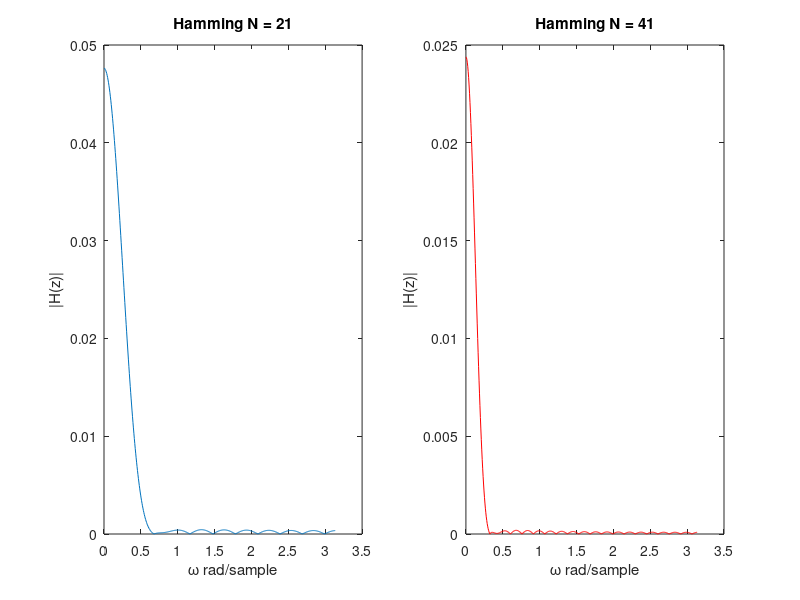
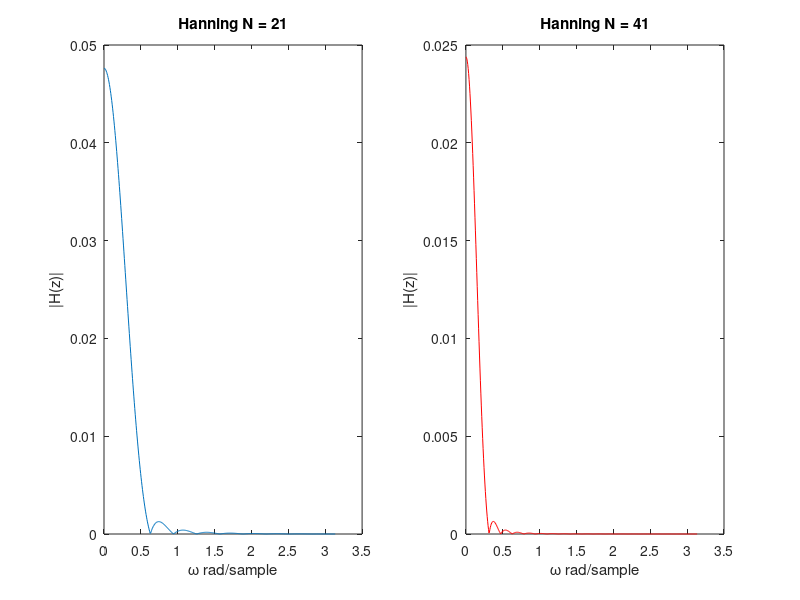
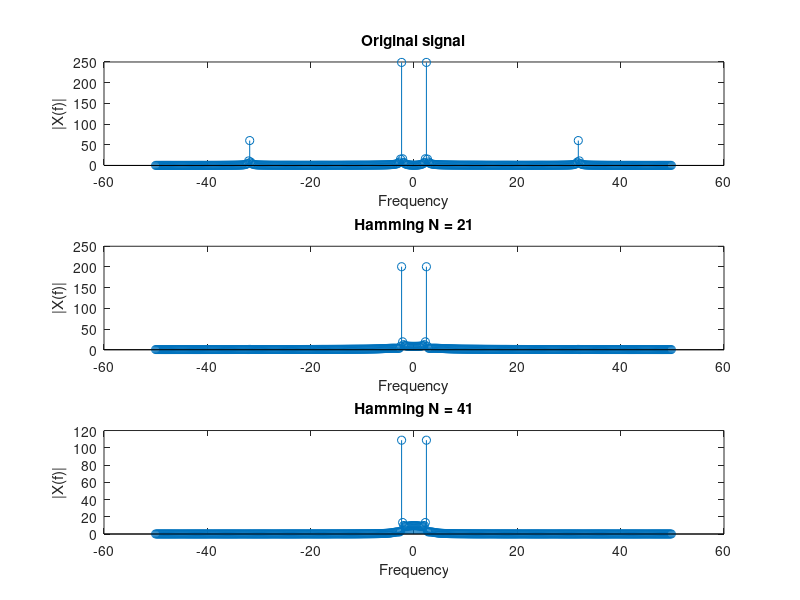
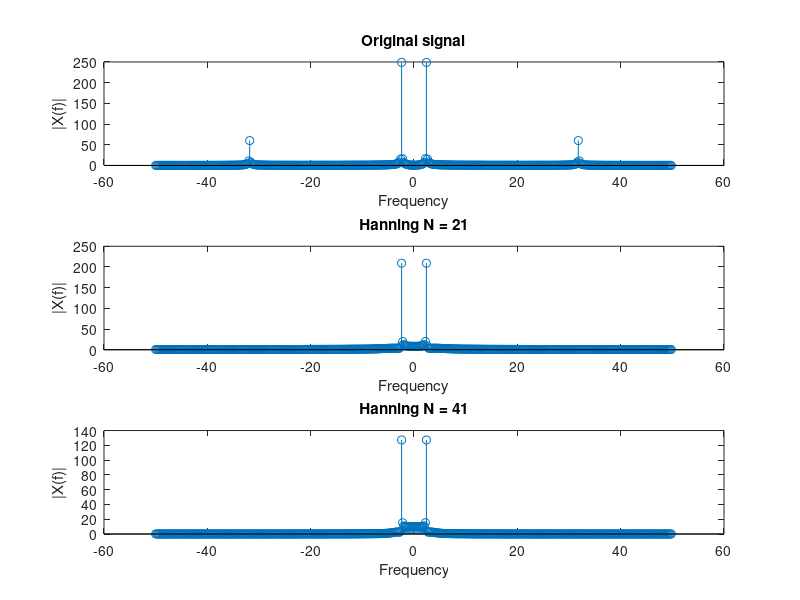

Source code (MATLAB) for these figures, in order:
clear all
close all

for Fs = [100 50]
    
    Wc = 0.5*pi;
    Fc = Wc/(2*pi);
    Ws = 2*pi*Fs;
    N1 = 21;
    N2 = 41;

    wc = Wc/(Ws/2);

    filter1 = fir1(N1-1, wc, hamming(N1));
    filter2 = fir1(N2-1, wc, hamming(N2));
    filter3 = fir1(N1-1, wc, hanning(N1));
    filter4 = fir1(N2-1, wc, hanning(N2));

    [H1, w1] = freqz(filter1,N1);
    [H2, w2] = freqz(filter2,N2);
    [H3, w3] = freqz(filter3,N1);
    [H4, w4] = freqz(filter4,N2);

    figure();
    subplot(1,2,1);
    plot(w1,abs(H1));
    xlabel("ω rad/sample");
    ylabel("|H(z)|");
    title("Hamming N = 21");
    subplot(1,2,2);
    plot(w2,abs(H2),'r');
    xlabel("ω rad/sample");
    ylabel("|H(z)|");
    title("Hamming N = 41");

    figure();
    subplot(1,2,1);
    plot(w3,abs(H3));
    xlabel("ω rad/sample");
    ylabel("|H(z)|");
    title("Hanning N = 21");
    subplot(1,2,2);
    plot(w4,abs(H4),'r');
    xlabel("ω rad/sample");
    ylabel("|H(z)|");
    title("Hanning N = 41");

    Kf = 500;
    n = 1:Kf;
    Ts = 1/Fs;
    x = sin(15*n*Ts) + 0.25*sin(200*n*Ts);

    X = fftshift(fft(x));
    f = -Fs/2:Fs/Kf:Fs/2-Fs/Kf;

    y1 = filter(filter1, 1, x);
    Y1 = fftshift(fft(y1));
    y2 = filter(filter2, 1, x);
    Y2 = fftshift(fft(y2));

    figure();
    subplot(3,1,1)
    stem(f, abs(X));
    xlabel("Frequency");
    ylabel("|X(f)|");
    title("Original signal");
    subplot(3,1,2)
    stem(f, abs(Y1));
    xlabel("Frequency");
    ylabel("|X(f)|");
    title("Hamming N = 21");
    subplot(3,1,3)
    stem(f, abs(Y2));
    xlabel("Frequency");
    ylabel("|X(f)|");
    title("Hamming N = 41");

    y3 = filter(filter3, 1, x);
    Y3 = fftshift(fft(y3));
    y4 = filter(filter4, 1, x);
    Y4 = fftshift(fft(y4));

    figure();
    subplot(3,1,1)
    stem(f, abs(X));
    xlabel("Frequency");
    ylabel("|X(f)|");
    title("Original signal");
    subplot(3,1,2)
    stem(f, abs(Y3));
    xlabel("Frequency");
    ylabel("|X(f)|");
    title("Hanning N = 21");
    subplot(3,1,3)
    stem(f, abs(Y4));
    xlabel("Frequency");
    ylabel("|X(f)|");
    title("Hanning N = 41");

end
